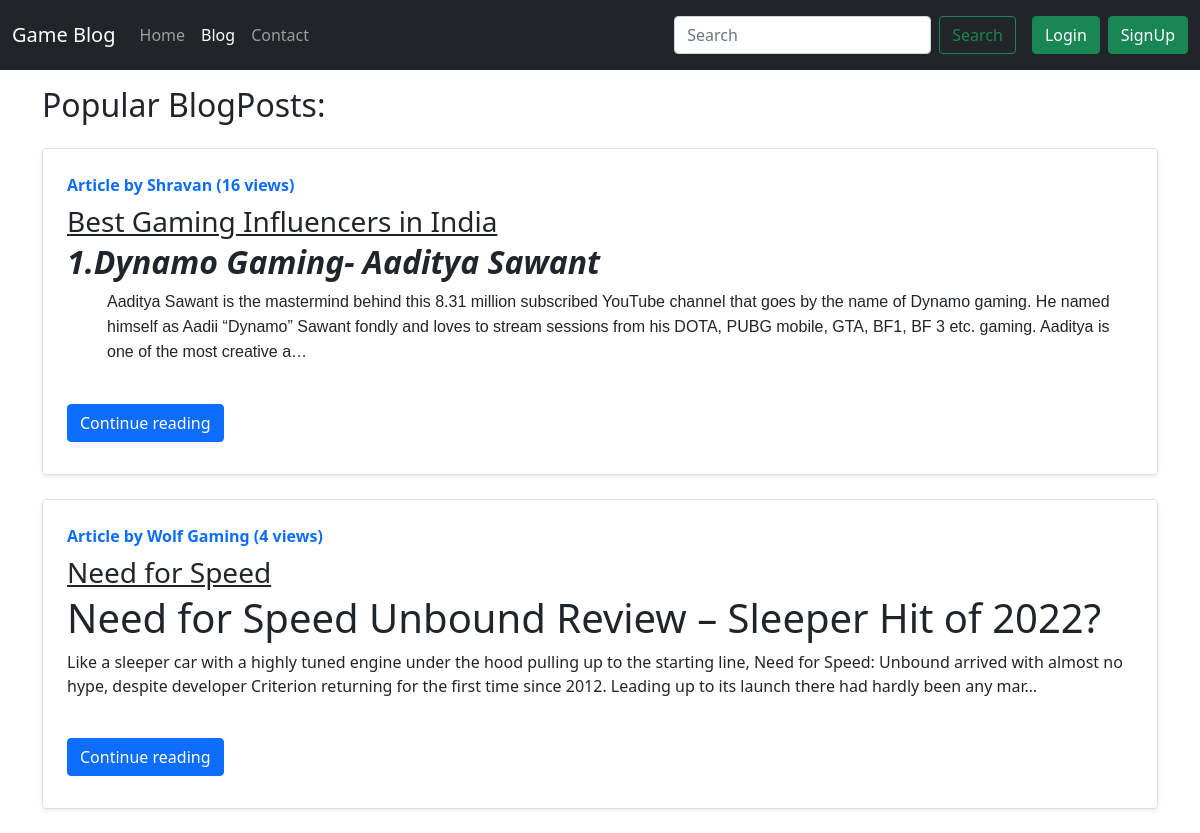
Screenshot of /blog/ with the database file from the repository.
### blog/models.py (models this page shows, shortened)
class Post(models.Model):
    sno = models.AutoField(primary_key=True)
    title = models.CharField(max_length=255)
    content = models.TextField()
    author = models.CharField(max_length=100)
    slug = models.CharField(max_length=100)
    timestamp = models.DateTimeField(blank=True)
    views = models.IntegerField(default=0)

### blog/views.py (the view)
# urls.py: path('', views.blogHome, name='blogHome'),
def blogHome(request):
    allPosts = Post.objects.all()
    context = {'allPosts':allPosts}
    return render(request, 'blog/blogHome.html', context)

### templates/blog/blogHome.html (shortened to what this page needs)
{% extends 'base.html' %}
{% block blogactive %} active {% endblock blogactive %}
{% block body %}
<div class="container my-3">
    <h2>Popular BlogPosts:</h2>
    {% for post in allPosts %}
            <div class="row g-0 border rounded overflow-hidden flex-md-row my-4 shadow-sm h-md-250 position-relative">
                <div class="col p-4 d-flex flex-column position-static">
                    <strong class="d-inline-block mb-2 text-primary">Article by {{post.author}} ({{post.views}} views)</strong>
                    <h3 class="mb-0"><a class="text-dark" href="/blog/{{post.slug}}"> {{post.title}} </a></h3>
                    <p class="card-text mb-auto"><div class="preview">{{post.content| safe | truncatechars:500}}</div></p>
                    <div class="my-2">
                        <a href="/blog/{{post.slug}}" role="button" class="btn btn-primary">Continue reading</a>
                    </div>
                </div>
            </div>
    {% endfor %}
</div>
{% endblock body %}

### templates/base.html (shortened to what this page needs)
<!DOCTYPE html>
<html lang="en">
<head>
  <link href="https://cdn.jsdelivr.net/npm/bootstrap@5.0.2/dist/css/bootstrap.min.css" rel="stylesheet"
 />
</head>
<body>
  <nav class="navbar navbar-expand-lg navbar-dark bg-dark">
    <div class="container-fluid">
      <a class="navbar-brand" href="/">Game Blog</a>
      <div class="collapse navbar-collapse" id="navbarSupportedContent">
        <ul class="navbar-nav me-auto mb-2 mb-lg-0">
          <li class="nav-item">
            <a class="nav-link {% block homeactive %}{% endblock homeactive %}" aria-current="page" href="/">Home</a>
          </li>
          <li class="nav-item">
            <a class="nav-link {% block blogactive %}{% endblock blogactive %}" href="/blog">Blog</a>
          </li>
          <li class="nav-item">
            <a class="nav-link {% block contactactive %}{% endblock contactactive %}" href="/contact">Contact</a>
          </li>
        </ul>
        <form method="get" action="/search" class="d-flex m-2" role="search">
          <input class="form-control me-2" type="search" placeholder="Search" aria-label="Search" name="query"
            id="query" />
          <button class="btn btn-outline-success" type="submit">
            Search
          </button>
        </form>
        {% if user.is_authenticated %}
        <ul class="navbar-nav m-2">
          <li class="nav-item dropdown">
            <a class="nav-link dropdown-toggle" href="#" role="button" data-bs-toggle="dropdown" aria-expanded="false">
               Welcome {{ request.user }}
            </a>
            <ul class="dropdown-menu">
              <li><a class="dropdown-item" href="/logout">Logout</a></li>
            </ul>
          </li>
        </ul>
        {% else %}
        <button type="button" class="btn btn-success m-2" data-bs-toggle="modal" data-bs-target="#loginModal">
        Login
        </button>
        <button type="button" class="btn btn-success mr-2" data-bs-toggle="modal" data-bs-target="#signupModal">
          SignUp
        </button>
        {% endif %}
      </div>
    </div>
  </nav>
  {% block body %} {% endblock body %}
</body>
</html>

### rows the page displays
Post: author "Shravan", views "16", title "Best Gaming Influencers in India", content "1.Dynamo Gaming- Aaditya Sawant Aaditya Sawant is the mastermind behind this 8.31 million subscribed YouTube channel that goes by the name of Dynamo gaming. He named himself as Aadii “Dynamo” Sawant fondly and loves to stream sessions from his DOTA, PUBG mobile, GTA, BF1, BF 3 etc. gaming. Aaditya is one of the most creative a…"
Post: author "Wolf Gaming", views "4", title "Need for Speed", content "Need for Speed Unbound Review – Sleeper Hit of 2022? Like a sleeper car with a highly tuned engine under the hood pulling up to the starting line, Need for Speed: Unbound arrived with almost no hype, despite developer Criterion returning for the first time since 2012. Leading up to its launch there had hardly been any mar…"
